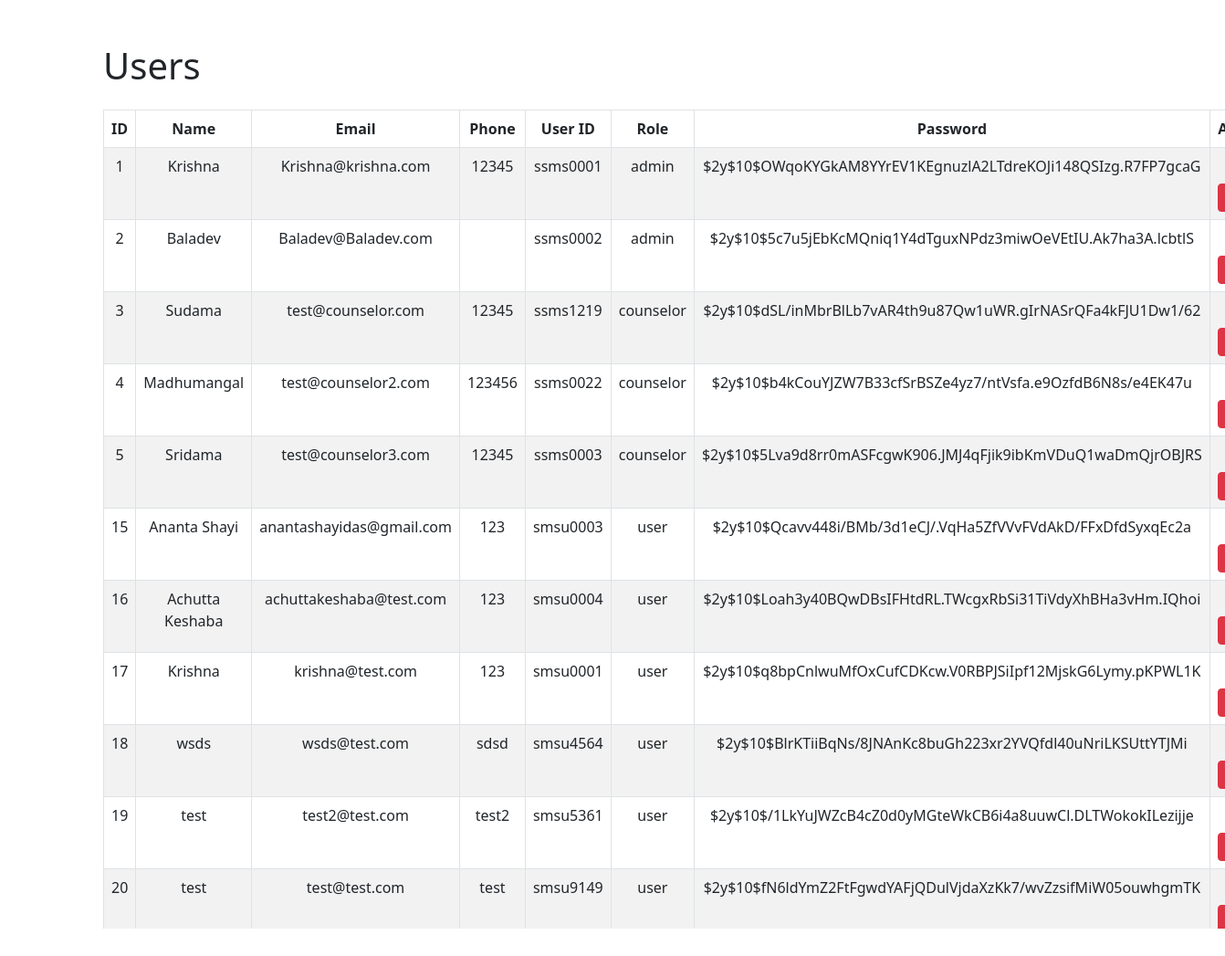
Screenshot of /view_users.php (signed in) with the database file from the repository.
### tables this page shows
CREATE TABLE `users` (
  `id` int(11) NOT NULL,
  `name` varchar(100) NOT NULL,
  `email` varchar(100) NOT NULL,
  `phone` varchar(100) NOT NULL,
  `password` varchar(255) NOT NULL,
  `userid` varchar(50) NOT NULL,
  `role` varchar(50) NOT NULL
);

### view_users.php (the view, shortened to what this page needs)
<?php
require_once 'config.php';
$sql = "SELECT * FROM users";
$stmt = $conn->prepare($sql);
$stmt->execute();
$users = $stmt->fetchAll(PDO::FETCH_ASSOC);
$is_admin = $_SESSION['role'] === 'admin';
?>
<!DOCTYPE html>
<html lang="en">
<head>
    <link rel="stylesheet" href="https://cdn.jsdelivr.net/npm/bootstrap@5.3.0/dist/css/bootstrap.min.css">
</head>
<body>
    <div class="container mt-5">
        <h1 class="mb-4">Users</h1>
        <table class="table table-striped table-hover">
            <thead>
                <tr>
                    <th>ID</th>
                    <th>Name</th>
                    <th>Email</th>
                    <th>Phone</th>
                    <th>User ID</th>
                    <th>Role</th>
                    <?php if ($is_admin): ?>
                        <th>Password</th>
                    <?php endif; ?>
                    <th>Actions</th>
                </tr>
            </thead>
            <tbody>
                <?php foreach ($users as $user): ?>
                <tr>
                    <td><?php echo htmlspecialchars($user['id']); ?></td>
                    <td><?php echo htmlspecialchars($user['name']); ?></td>
                    <td><?php echo htmlspecialchars($user['email']); ?></td>
                    <td><?php echo htmlspecialchars($user['phone']); ?></td>
                    <td><?php echo htmlspecialchars($user['userid']); ?></td>
                    <td><?php echo htmlspecialchars($user['role']); ?></td>
                    <?php if ($is_admin): ?>
                        <td><?php echo htmlspecialchars($user['password']); ?></td>
                    <?php endif; ?>
                    <td>
                        <a href="delete_user.php?id=<?php echo htmlspecialchars($user['id']); ?>" class="btn btn-danger btn-sm">Delete</a>
                    </td>
                </tr>
                <?php endforeach; ?>
            </tbody>
        </table>
    </div>
</body>
</html>

### view_users.php (style rules this page uses)
table { border-collapse: collapse; }
th, td { border: 1px solid #dee2e6; padding: 0.75rem; }
th { background-color: #f8f9fa; text-align: center; }
td { text-align: center; }

### rows the page displays
users: id "1", name "Krishna", email "Krishna@krishna.com", phone "12345", userid "ssms0001", role "admin", password "$2y$10$OWqoKYGkAM8YYrEV1KEgnuzlA2LTdreKOJi148QSIzg.R7FP7gcaG"
users: id "2", name "Baladev", email "Baladev@Baladev.com", userid "ssms0002", role "admin", password "$2y$10$5c7u5jEbKcMQniq1Y4dTguxNPdz3miwOeVEtIU.Ak7ha3A.lcbtlS"
users: id "3", name "Sudama", email "test@counselor.com", phone "12345", userid "ssms1219", role "counselor", password "$2y$10$dSL/inMbrBlLb7vAR4th9u87Qw1uWR.gIrNASrQFa4kFJU1Dw1/62"
users: id "4", name "Madhumangal", email "test@counselor2.com", phone "123456", userid "ssms0022", role "counselor", password "$2y$10$b4kCouYJZW7B33cfSrBSZe4yz7/ntVsfa.e9OzfdB6N8s/e4EK47u"
users: id "5", name "Sridama", email "test@counselor3.com", phone "12345", userid "ssms0003", role "counselor", password "$2y$10$5Lva9d8rr0mASFcgwK906.JMJ4qFjik9ibKmVDuQ1waDmQjrOBJRS"
users: id "15", name "Ananta Shayi", email "anantashayidas@gmail.com", phone "123", userid "smsu0003", role "user", password "$2y$10$Qcavv448i/BMb/3d1eCJ/.VqHa5ZfVVvFVdAkD/FFxDfdSyxqEc2a"
users: id "16", name "Achutta Keshaba", email "achuttakeshaba@test.com", phone "123", userid "smsu0004", role "user", password "$2y$10$Loah3y40BQwDBsIFHtdRL.TWcgxRbSi31TiVdyXhBHa3vHm.IQhoi"
users: id "17", name "Krishna", email "krishna@test.com", phone "123", userid "smsu0001", role "user", password "$2y$10$q8bpCnlwuMfOxCufCDKcw.V0RBPJSiIpf12MjskG6Lymy.pKPWL1K"
users: id "18", name "wsds", email "wsds@test.com", phone "sdsd", userid "smsu4564", role "user", password "$2y$10$BlrKTiiBqNs/8JNAnKc8buGh223xr2YVQfdl40uNriLKSUttYTJMi"
users: id "19", name "test", email "test2@test.com", phone "test2", userid "smsu5361", role "user", password "$2y$10$/1LkYuJWZcB4cZ0d0yMGteWkCB6i4a8uuwCl.DLTWokokILezijje"
users: id "20", name "test", email "test@test.com", phone "test", userid "smsu9149", role "user", password "$2y$10$fN6ldYmZ2FtFgwdYAFjQDulVjdaXzKk7/wvZzsifMiW05ouwhgmTK"
